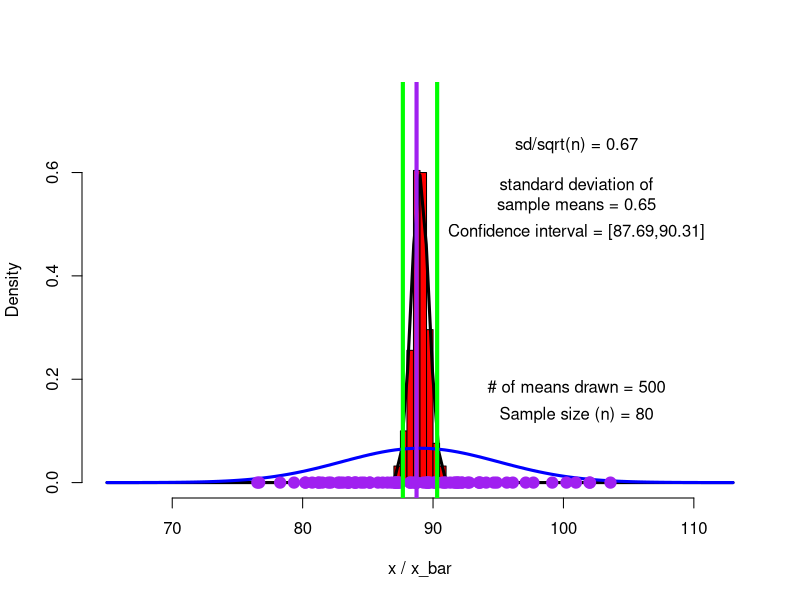

This chart was generated by the following R code:
## This script plots a histogram of sample means from a known population and compares this
## distribution against the theoretical Standard Error of the Means distribution.

## You can play around with sample size (n) to see how the standard error distribution changes.

rm(list=ls())

var_ <- new.env()
n<-80           ## Sample n individuals at a time
p_mean<-89           ## Population mean
p_sd<-6              ## Population standard deviation
N<-500            ## Number of times the experiment (sampling) is replicated
xxlim <- c(p_mean-4*p_sd,p_mean+4*p_sd)
yylim <- c(0,sqrt(n)*0.5/p_sd)
q025 <- qnorm(0.025,p_mean,p_sd/sqrt(n))
q975 <- qnorm(0.025,p_mean,p_sd/sqrt(n),lower.tail=FALSE)

#pdf('SE.pdf')

for(i in 1:N)                                ## do the experiment N times
{
  smp<-rnorm(n,p_mean,p_sd)                 ## sample n data points from the population
  
  var_$x_bar<-c(var_$x_bar,mean(smp))         ## keep track of the mean (x_bar) from each sample
  
  
  #  print(paste(i," of ",N))
}
hist(var_$x_bar,probability=TRUE,col="red",xlim=xxlim,xlab="x / x_bar",main="",ylim=yylim)  # Plot a histogram of x_bar values
points(mean(smp),0,pch=19,cex=1.5,col='black')
curve(dnorm(x,p_mean,p_sd/sqrt(n)),lwd=3,add=TRUE)

text(p_mean+2*p_sd,0.875*yylim[2],labels=paste('sd/sqrt(n) = ',round(p_sd/sqrt(n),2),sep=''))
text(p_mean+2*p_sd,0.75*yylim[2],labels=paste('standard deviation of\nsample means = ',round(sd(var_$x_bar),2),sep='') )
text(p_mean+2*p_sd,0.65*yylim[2],labels=paste('Confidence interval = [',round(q025,2),',',round(q975,2),']',sep='') )

curve(dnorm(x,p_mean,p_sd),main="",ylab="",xlim=xxlim,xlab="X",col="blue",lwd=3,add=TRUE) ## Plot the sample

text(p_mean+2*p_sd,0.25*yylim[2],labels=paste('# of means drawn = ',i,sep=''))
text(p_mean+2*p_sd,0.175*yylim[2],labels=paste('Sample size (n) = ',n,sep=''))
points(smp,rep(0,n),pch=19,cex=1.5,col='purple')
abline(v= mean(smp),col='purple',lwd=4)
abline(v= q025,col='green',lwd=4)
abline(v= q975,col='green',lwd=4)

#legend("topleft",legend=c('Sample points','Population Distribution','Sample mean','Theoretical SE','Empirical SE'),

#lty=c(0,1,1,1,1,1,1),lwd=c(0,3,3,3,3,3,3),pch=c(16,NA,NA,NA,NA,NA,NA),col=c('purple','blue','purple','black','red'))

#dev.off()

